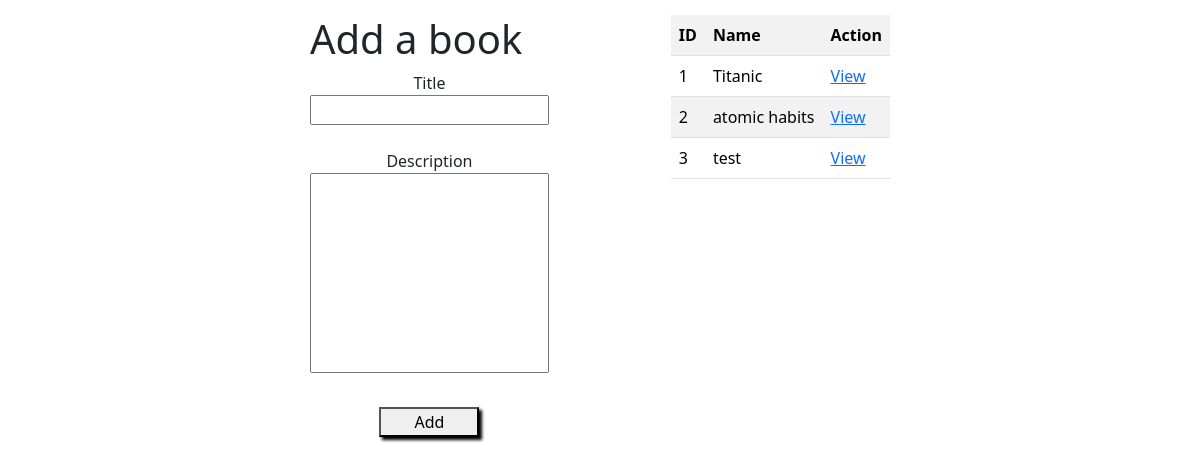
Before: / with the older database file.
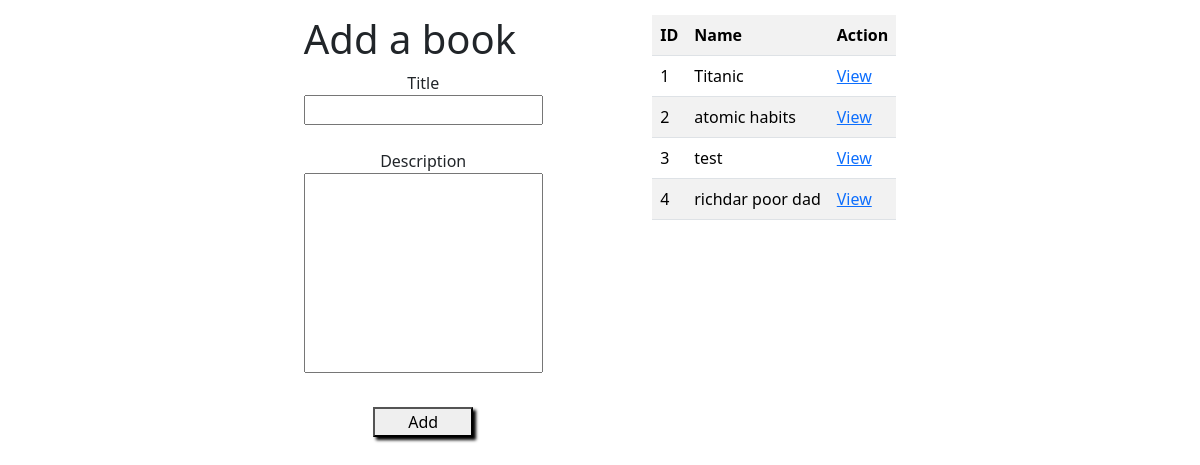
After: the same page with the newer database file.
### books_authors_with_templates_app/models.py (models this page shows)
class Book(models.Model):
    title = models.CharField(max_length=255)
    desc = models.TextField()
    created_at=models.DateTimeField(auto_now_add=True)
    updated_at=models.DateTimeField(auto_now=True)

### books_authors_with_templates_app/views.py (the view)
# urls.py: path('',views.index),
def index(request):
    context = {
        'books' : Book.objects.all(),
        'authors' : Author.objects.all()
    }
    return render(request,'index.html',context)

### books_authors_with_templates_app/templates/index.html (shortened to what this page needs)
<!DOCTYPE html>
<html lang="en">
<head>
    {% load static %}
    <link rel="stylesheet" href="{% static 'css/style.css'%}">
    <link rel="stylesheet" href="{% static 'css/bootstrap.min.css' %}">
</head>
<body>
    <div class="main_container">
        <div class="form_container">
            <h1>Add a book </h1>
            <form action="/add_book" method="post">
                <label>Title</label>
                <input type="text" name="title">
                <br>
                <label>Description</label>
                <input class="description" type="text" name="description">
                <br>
                <button class="button" type="submit">Add</button>
            </form>
        </div>
        <div class="right_table">
            <table class="table table-striped table-hover">
                <tr>
                    <th>ID</th>
                    <th>Name</th>
                    <th>Action</th>
                </tr>
                {% for book in books %}
                <tr>
                    <td>{{book.id}}</td>
                    <td>{{book.title}}</td>
                    <td><a href="/books/{{book.id}}">View</a></td>
                </tr>
                {% endfor %}
            </table>
        </div>
    </div>
</body>
</html>

### books_authors_with_templates_app/static/css/style.css (style rules this page uses)
body { padding:15px; }
h1 { color:red; }
.description { width: auto; height: 200px; }
.main_container { display:flex; margin: 0 20%; justify-content: space-around; }
.button { box-shadow: 3px 3px 3px black; width:100px; margin:10px 20px; }
.form_container form { display:flex; flex-direction: column; align-items: center; }

Changed rows visible on the page:
added Book: id "4", title "richdar poor dad"
